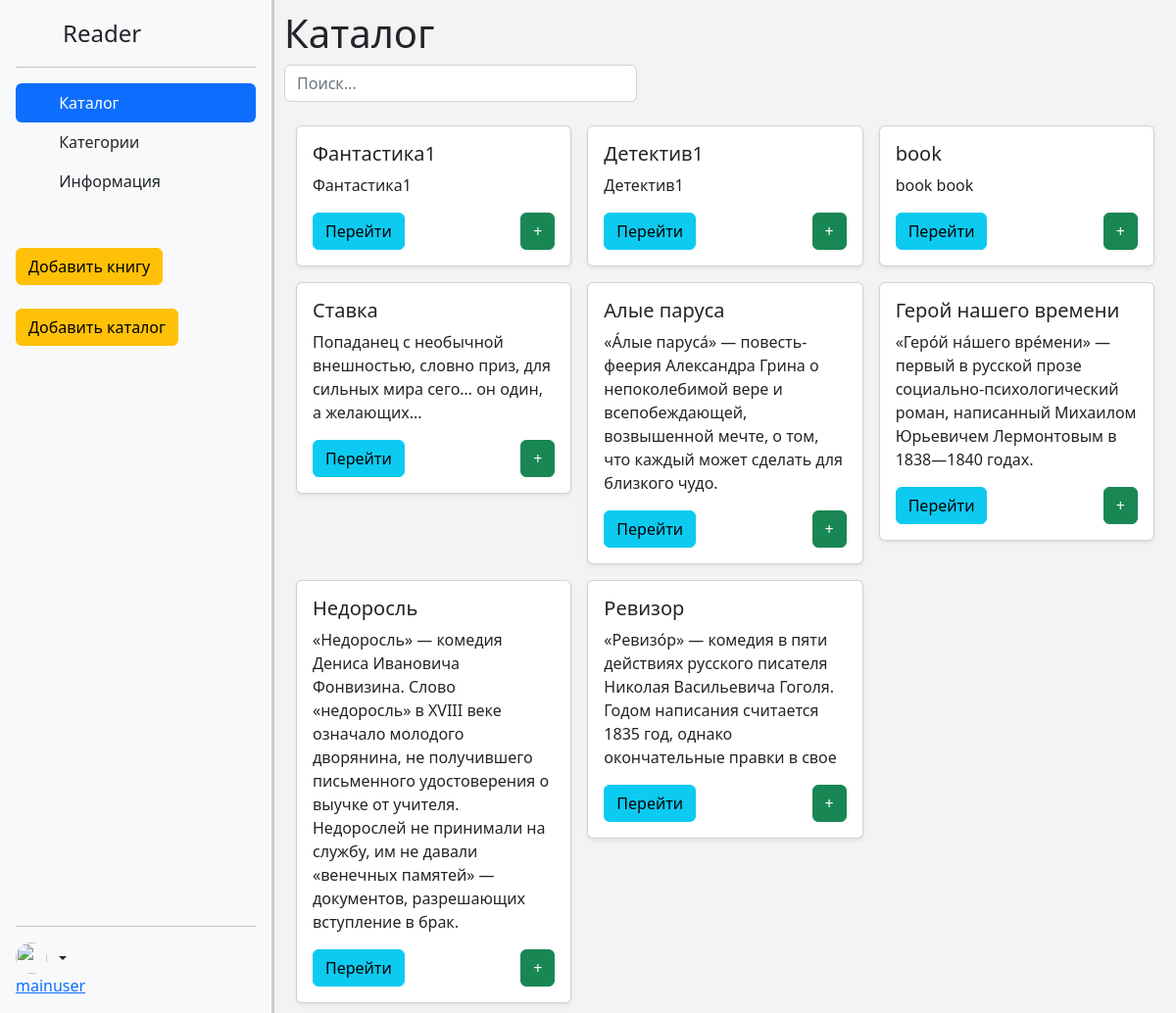
The app's page / (signed in) with its own data.
### main/models.py (models this page shows, shortened)
class Book(models.Model):
    name = models.CharField(max_length=50)
    year = models.IntegerField()
    rate = models.IntegerField()
    pages = models.IntegerField()
    description = models.CharField(max_length=500)
    file = models.FileField(upload_to='files/', null=True)
    categories = models.ForeignKey(Categories, on_delete=models.CASCADE)

### main/views.py (the view)
# urls.py: path("", index.as_view(), name='index'),
class index(View):
    def get(self, request):
        context = {}
        if 'login' in request.session:
            context['name'] = request.session['login']
        context['books'] = Book.objects.all()
        if 'id' in request.GET:
            cat = Categories.objects.get(id=request.GET['id'])
            context['books'] = Book.objects.filter(categories=cat)
        else:
            context['books'] = Book.objects.all()
        return render(request, "main/index.html", context=context)

### main/templates/main/index.html (shortened to what this page needs)
{% extends 'base/index.html' %} {% block main %}
<div id="outer-container">
  {% include 'base/header.html' %}
  <div id="content">
    <h1>Каталог</h1>
    <input
      id="search"
      type="text"
      class="form-control"
      placeholder="Поиск..."
      style="width: 40%"
    /><br />
    <div class="container">
      <div class="row row-cols-1 row-cols-sm-2 row-cols-md-3 g-3">
        {% for i in books %}
        <div class="col">
          <div class="card shadow-sm">
            <div class="card-body">
              <h5>{{i.name}}</h5>
              <p class="card-text">{{i.description}}</p>
              <div class="d-flex justify-content-between align-items-center">
                <a
                  href="{% url 'viewBook' %}?id={{ i.id }}"
                  class="btn btn-info"
                  >Перейти</a
                >
                <a
                  href="{% url 'addBookMe' %}?id={{ i.id }}"
                  class="btn btn-success"
                  >+</a
                >
              </div>
            </div>
          </div>
        </div>
        {% endfor %}
      </div>
    </div>
  </div>
</div>
{% endblock main %}

### static/css/style.css (style rules this page uses)
body { background: rgb(243, 243, 243); }
#outer-container { display: table; width: 100%; height: 100%; }
#content { display: table-cell; width: 85%; vertical-align: top; height: 100vh; padding: 10px; }

### records on screen
Book: name "Фантастика1", description "Фантастика1"
Book: name "Детектив1", description "Детектив1"
Book: name "book", description "book book"
Book: name "Ставка", description "Попаданец с необычной внешностью, словно приз, для сильных мира сего… он один, а желающих..."
Book: name "Алые паруса", description "«А́лые паруса́» — повесть-феерия Александра Грина о непоколебимой вере и всепобеждающей, возвышенной мечте, о том, что каждый может сделать для близкого чудо."
Book: name "Герой нашего времени", description "«Геро́й на́шего вре́мени» — первый в русской прозе социально-психологический роман, написанный Михаилом Юрьевичем Лермонтовым в 1838—1840 годах."
Book: name "Недоросль", description "«Недоросль» — комедия Дениса Ивановича Фонвизина. Слово «недоросль» в XVIII веке означало молодого дворянина, не получившего письменного удостоверения о выучке от учителя. Недорослей не принимали на службу, им не давали «венечных памятей» — документов, разрешающих вступление в брак."
Book: name "Ревизор", description "«Ревизо́р» — комедия в пяти действиях русского писателя Николая Васильевича Гоголя. Годом написания считается 1835 год, однако окончательные правки в свое"

### other values on screen
{{ name }} "mainuser"
